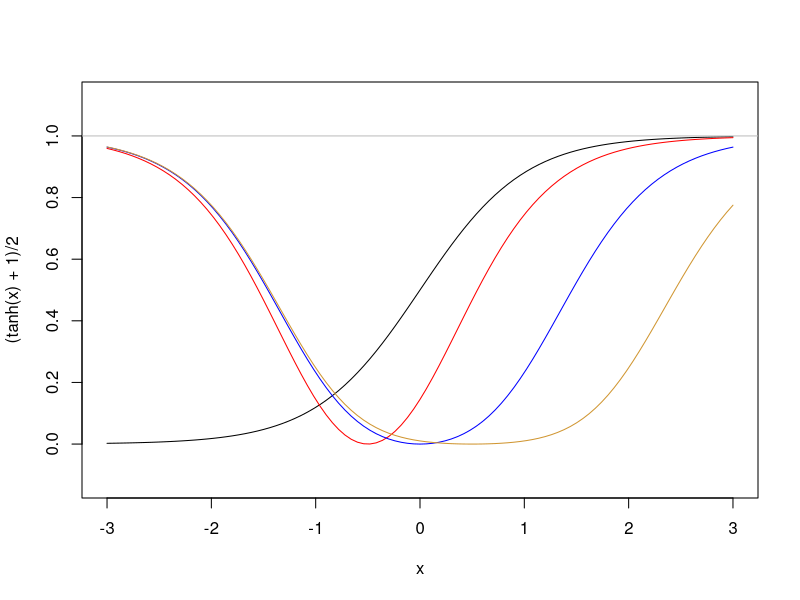

Generate this figure with R:

### Exam Questions for putative students

### Activation Functions

# Q1.) Explain the characteristics of the following (activation) functions:

lim = c(-3, 3)
curve((tanh(x) + 1)/2, lim[1], lim[2], ylim=c(-0.125,1.125))
curve((tanh(x) + tanh(x+1))^2/4, add=TRUE, col="red")
curve((tanh(x-1) + tanh(x+1))^2/4, add=TRUE, col="blue")
curve((tanh(x-2) + tanh(x+1))^2/4, add=TRUE, col="#D09632")

abline(h=1, col="grey")


### Probabilities

# Q2.) Explain the concept of probability density function (PDF) and the normalization of the PDF. Can any of these functions represent a PDF?

# Q3.) Explain the concept of cumulative distribution function (CDF). Can any of these functions represent a CDF?

# Q4.) Create the functions G[i] = 1 - f[i](x), where f[i] represents the last 3 functions defined above ( i = 1 to 3). Compare the G[i] functions to a set of Gaussian distributions. Explain if these functions behave similarly to a Gaussian distribution or if there are relevant differences?

